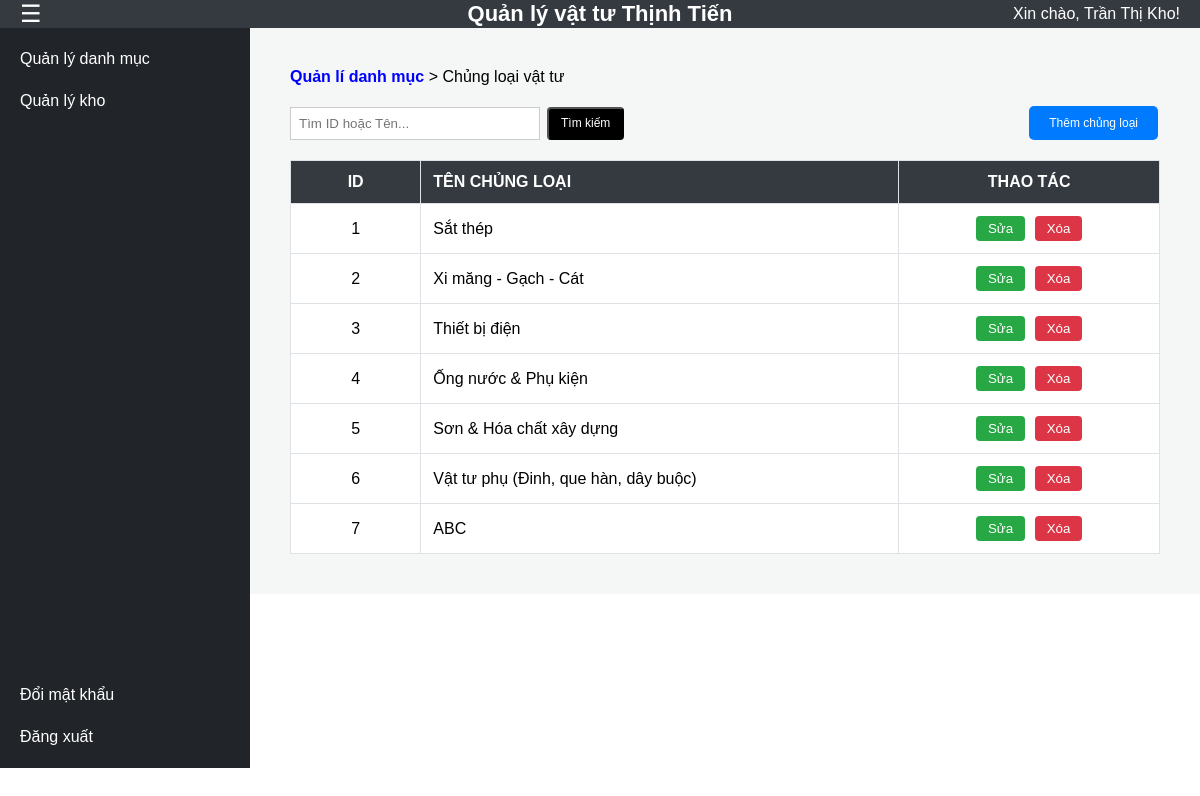
The page /loaivattu.php (signed in) on the database its author committed.
### tables this page shows
CREATE TABLE IF NOT EXISTS `nguoi_dung` (
  `id_nguoi_dung` int(11) NOT NULL AUTO_INCREMENT,
  `tai_khoan` varchar(50) NOT NULL,
  `mat_khau` varchar(255) NOT NULL,
  `ho_ten` varchar(100) NOT NULL,
  `id_vai_tro` int(11) DEFAULT NULL,
  PRIMARY KEY (`id_nguoi_dung`),
  UNIQUE KEY `tai_khoan` (`tai_khoan`),
  KEY `fk_nguoidung_vaitro` (`id_vai_tro`)
);

CREATE TABLE IF NOT EXISTS `loai_vat_tu` (
  `id_loai_vat_tu` int(11) NOT NULL AUTO_INCREMENT,
  `ten_loai_vat_tu` varchar(100) NOT NULL,
  PRIMARY KEY (`id_loai_vat_tu`)
);

### loaivattu.php (the view, shortened to what this page needs)
<?php
include 'db_connect.php';
$search = isset($_GET['search']) ? mysqli_real_escape_string($conn, $_GET['search']) : "";
?>
<!DOCTYPE html>
<html lang="vi">
<head>
    <link rel="stylesheet" href="/css/style.css?v=<?php echo time(); ?>">
</head>
<body>
    <?php include 'includes/header.php'; ?>
    <div class="wrapper">
        <?php include 'includes/sidebar.php'; ?>
        <div class="main-content">
            <main>
                <div style="margin-bottom: 20px;">
                    <a href="quanlydanhmuc.php" style="font-weight:bold; color:blue; text-decoration:none;">Quản lí danh mục</a> &gt; Chủng loại vật tư
                </div>
                <div style="display: flex; justify-content: space-between; align-items: center; margin-bottom: 20px;">
                    <form method="GET" style="display: flex; gap: 5px;">
                        <input type="text" name="search" placeholder="Tìm ID hoặc Tên..." value="<?=htmlspecialchars($search)?>" style="padding: 8px; width: 250px; border: 1px solid #ccc;">
                        <button type="submit" class="btn-action" style="background : black; color: white">Tìm kiếm</button>
                    </form>
                    <button class="btn-action" style="background:#007bff; color:white; border:none; padding:10px 20px; border-radius:5px;" onclick="openModal('add')">Thêm chủng loại</button>
                </div>
                <table>
                    <thead>
                        <tr>
                            <th width="15%">ID</th>
                            <th width="55%" style="text-align: left;">TÊN CHỦNG LOẠI</th>
                            <th width="30%">THAO TÁC</th>
                        </tr>
                    </thead>
                    <tbody>
                        <?php
                        $q = "SELECT * FROM loai_vat_tu";
                        $res = mysqli_query($conn, $q);
                        while($r = mysqli_fetch_assoc($res)): ?>
                            <tr>
                                <td align="center"><?=$r['id_loai_vat_tu']?></td>
                                <td><?=$r['ten_loai_vat_tu']?></td>
                                <td align="center">
                                    <button onclick="openModal('edit', '<?=$r['id_loai_vat_tu']?>', '<?=$r['ten_loai_vat_tu']?>')" style="background:#28a745; color:white; border:none; padding:5px 12px; border-radius:4px; cursor:pointer;">Sửa</button>
                                    <button onclick="askDel('<?=$r['id_loai_vat_tu']?>')" style="background:#dc3545; color:white; border:none; padding:5px 12px; border-radius:4px; cursor:pointer; margin-left:5px;">Xóa</button>
                                </td>
                            </tr>
                        <?php endwhile; ?>
                    </tbody>
                </table>
            </main>
        </div>
    </div>
</body>
</html>

### includes/header.php (shortened to what this page needs)
<?php
include 'db_connect.php';
$id_nguoi_dung = $_SESSION['id_nguoi_dung'];
$sql = "SELECT * FROM nguoi_dung WHERE id_nguoi_dung='$id_nguoi_dung'";
$result_user = mysqli_query($conn, $sql);
if ($row = mysqli_fetch_assoc($result_user)) {
    $ho_ten = $row['ho_ten'];
} else {
    $ho_ten = "Admin";
}
?>
<header>
    <div class="header-left">
        <button class="btn-toggle" onclick="dongMoSidebar()">☰</button>
    </div>
    <div class="header-center">
        Quản lý vật tư Thịnh Tiến
    </div>
    <div class="header-right">
        Xin chào, <?php echo $ho_ten; ?>!
    </div>
</header>

### css/style.css (style rules this page uses)
* { margin: 0; padding: 0; box-sizing: border-box; font-family: Arial, sans-serif; }
body { display: flex; flex-direction: column; height: 100vh; }
header { display: flex; align-items: center; background-color: #343a40; color: white; height: 60px; padding: 0 20px; }
.header-left { flex: 1; display: flex; justify-content: flex-start; }
.header-center { flex: 1; display: flex; justify-content: center; font-size: 22px; font-weight: bold; }
.header-right { flex: 1; display: flex; justify-content: flex-end; }
.btn-toggle { background: transparent; border: none; color: white; font-size: 24px; cursor: pointer; }
.wrapper { display: flex; flex: 1; overflow: hidden; }
.main-content { flex: 1; display: flex; flex-direction: column; background: #f4f6f9; }
main { flex: 1; padding: 20px; }
.btn-action { padding: 5px 10px; color: white; text-decoration: none; border-radius: 4px; font-size: 13px; margin: 0 2px; display: inline-block; }
.btn-action { padding: 6px 12px; font-size: 12px; border-radius: 4px; text-decoration: none; color: white; margin: 0 2px; }

### loaivattu.php (style rules this page uses)
.wrapper { display: flex; align-items: flex-start; min-height: 100vh; }
.main-content { flex: 1; padding: 20px; box-sizing: border-box; background: #f4f7f6; }
table { width: 100%; border-collapse: collapse; background: white; }
thead { background: #343a40; color: white; }
th, td { padding: 12px; border: 1px solid #dee2e6; }

### rows shown on the page
nguoi_dung: ho_ten "Trần Thị Kho"
loai_vat_tu: id_loai_vat_tu "1", ten_loai_vat_tu "Sắt thép"
loai_vat_tu: id_loai_vat_tu "2", ten_loai_vat_tu "Xi măng - Gạch - Cát"
loai_vat_tu: id_loai_vat_tu "3", ten_loai_vat_tu "Thiết bị điện"
loai_vat_tu: id_loai_vat_tu "4", ten_loai_vat_tu "Ống nước & Phụ kiện"
loai_vat_tu: id_loai_vat_tu "5", ten_loai_vat_tu "Sơn & Hóa chất xây dựng"
loai_vat_tu: id_loai_vat_tu "6", ten_loai_vat_tu "Vật tư phụ (Đinh, que hàn, dây buộc)"
loai_vat_tu: id_loai_vat_tu "7", ten_loai_vat_tu "ABC"
